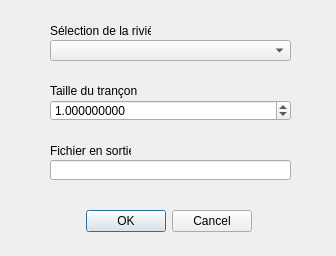
<?xml version="1.0" encoding="UTF-8"?>
<ui version="4.0">
 <class>autonetDialogBase</class>
 <widget class="QDialog" name="autonetDialogBase">
  <property name="geometry">
   <rect>
    <x>0</x>
    <y>0</y>
    <width>336</width>
    <height>256</height>
   </rect>
  </property>
  <property name="windowTitle">
   <string>autonet</string>
  </property>
  <widget class="QComboBox" name="selectLayerComboBox">
   <property name="geometry">
    <rect>
     <x>50</x>
     <y>40</y>
     <width>241</width>
     <height>21</height>
    </rect>
   </property>
  </widget>
  <widget class="QLabel" name="label">
   <property name="geometry">
    <rect>
     <x>50</x>
     <y>20</y>
     <width>101</width>
     <height>21</height>
    </rect>
   </property>
   <property name="text">
    <string>Sélection de la rivière </string>
   </property>
  </widget>
  <widget class="QLabel" name="label_2">
   <property name="geometry">
    <rect>
     <x>50</x>
     <y>80</y>
     <width>101</width>
     <height>21</height>
    </rect>
   </property>
   <property name="text">
    <string>Taille du trançon </string>
   </property>
  </widget>
  <widget class="QDoubleSpinBox" name="distanceSpinBox">
   <property name="geometry">
    <rect>
     <x>50</x>
     <y>100</y>
     <width>241</width>
     <height>21</height>
    </rect>
   </property>
   <property name="decimals">
    <number>9</number>
   </property>
   <property name="maximum">
    <double>999999999.999999046325684</double>
   </property>
   <property name="value">
    <double>1.000000000000000</double>
   </property>
  </widget>
  <widget class="QLineEdit" name="layerNameLine">
   <property name="geometry">
    <rect>
     <x>50</x>
     <y>160</y>
     <width>241</width>
     <height>20</height>
    </rect>
   </property>
  </widget>
  <widget class="QLabel" name="labelLayerName">
   <property name="geometry">
    <rect>
     <x>50</x>
     <y>140</y>
     <width>81</width>
     <height>21</height>
    </rect>
   </property>
   <property name="text">
    <string>Fichier en sortie</string>
   </property>
  </widget>
  <widget class="QDialogButtonBox" name="buttonBox">
   <property name="geometry">
    <rect>
     <x>-110</x>
     <y>210</y>
     <width>362</width>
     <height>23</height>
    </rect>
   </property>
   <property name="orientation">
    <enum>Qt::Horizontal</enum>
   </property>
   <property name="standardButtons">
    <set>QDialogButtonBox::Cancel|QDialogButtonBox::Ok</set>
   </property>
  </widget>
 </widget>
 <resources/>
 <connections>
  <connection>
   <sender>buttonBox</sender>
   <signal>accepted()</signal>
   <receiver>autonetDialogBase</receiver>
   <slot>accept()</slot>
   <hints>
    <hint type="sourcelabel">
     <x>70</x>
     <y>221</y>
    </hint>
    <hint type="destinationlabel">
     <x>167</x>
     <y>127</y>
    </hint>
   </hints>
  </connection>
  <connection>
   <sender>buttonBox</sender>
   <signal>rejected()</signal>
   <receiver>autonetDialogBase</receiver>
   <slot>reject()</slot>
   <hints>
    <hint type="sourcelabel">
     <x>70</x>
     <y>221</y>
    </hint>
    <hint type="destinationlabel">
     <x>167</x>
     <y>127</y>
    </hint>
   </hints>
  </connection>
 </connections>
</ui>
